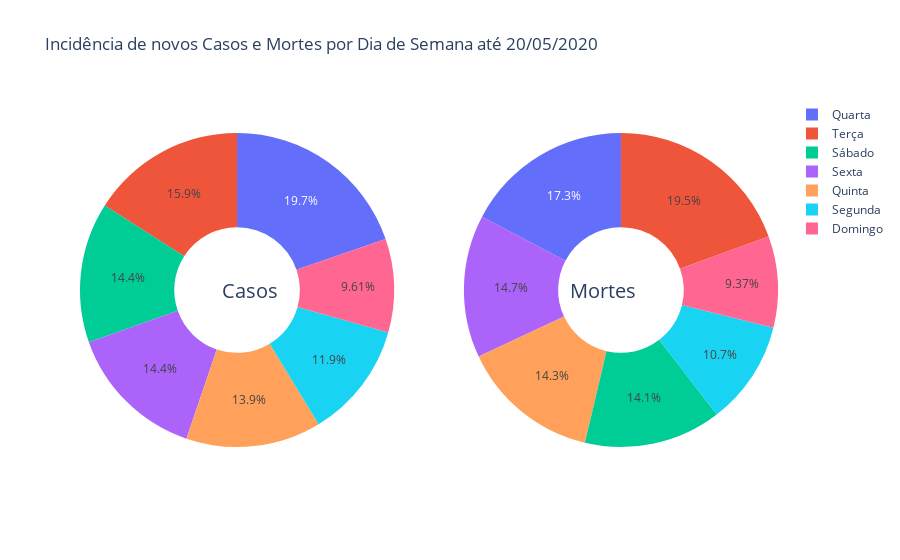

Notebook code cell kept with this figure:
### Code cell
df_dow = df_br.copy()

df_dow["dayofweek"] = df_dow.date.dt.dayofweek
df_dow["new_cases"] = df_dow.new_cases.fillna(1)
df_dow["new_deaths"] = df_dow.new_deaths.fillna(0)

# Cria um DF agregado por Dia da Semana;
df_dow = df_dow.groupby(['dayofweek']).sum()[['new_cases',
                                              'new_deaths']].reset_index()

df_dow['dayofweekformated'] = df_dow.dayofweek.map({0: 'Segunda',
                                                    1: 'Terça',
                                                    2: 'Quarta',
                                                    3: 'Quinta',
                                                    4: 'Sexta',
                                                    5: 'Sábado',
                                                    6: 'Domingo',})

df_dow['mortality'] = df_dow.new_deaths / df_dow.new_cases
df_dow['mortality'].fillna(0, inplace=True)

labels = df_dow.dayofweekformated
values_casos = df_dow.new_cases
values_mortalidade = df_dow.new_deaths

fig = make_subplots(rows=1, 
                    cols=2, 
                    specs=[[{'type':'domain'}, {'type':'domain'}]])

fig.add_trace(go.Pie(labels=labels, 
                     values=values_casos, 
                     name="Casos Confirmados"),
              1, 1)

fig.add_trace(go.Pie(labels=labels, 
                     values=values_mortalidade, 
                     name="Mortes Confirmadas"),
              1, 2)

fig.update_traces(hole=.4,
                  hoverinfo="label+percent+name")

fig.update_layout(
    title_text=f"Incidência de novos Casos e Mortes por Dia de Semana até {max_date_br}",
  annotations=[dict(text='Casos', x=0.20, y=0.5, font_size=20, showarrow=False),
               dict(text='Mortes', x=0.80, y=0.5, font_size=20, showarrow=False)])
fig.show()

### Figure 1 — Plotly figure (JSON) as saved in the notebook; plotly's stock layout.template omitted (floating-point values rounded to 4 significant figures)
{"data": [{"domain": {"x": [0, 0.45], "y": [0, 1]}, "hole": 0.4, "hoverinfo": "label+percent+name", "labels": ["Segunda", "Terça", "Quarta", "Quinta", "Sexta", "Sábado", "Domingo"], "name": "Casos Confirmados", "type": "pie", "values": [34834, 46491, 57567, 40600, 41945, 42109, 28033]}, {"domain": {"x": [0.55, 1], "y": [0, 1]}, "hole": 0.4, "hoverinfo": "label+percent+name", "labels": ["Segunda", "Terça", "Quarta", "Quinta", "Sexta", "Sábado", "Domingo"], "name": "Mortes Confirmadas", "type": "pie", "values": [2021, 3673, 3256, 2706, 2772, 2663, 1768]}], "layout": {"annotations": [{"font": {"size": 20}, "showarrow": false, "text": "Casos", "x": 0.2, "y": 0.5}, {"font": {"size": 20}, "showarrow": false, "text": "Mortes", "x": 0.8, "y": 0.5}], "autosize": true, "title": {"text": "Incidência de novos Casos e Mortes por Dia de Semana até 20/05/2020"}}}
